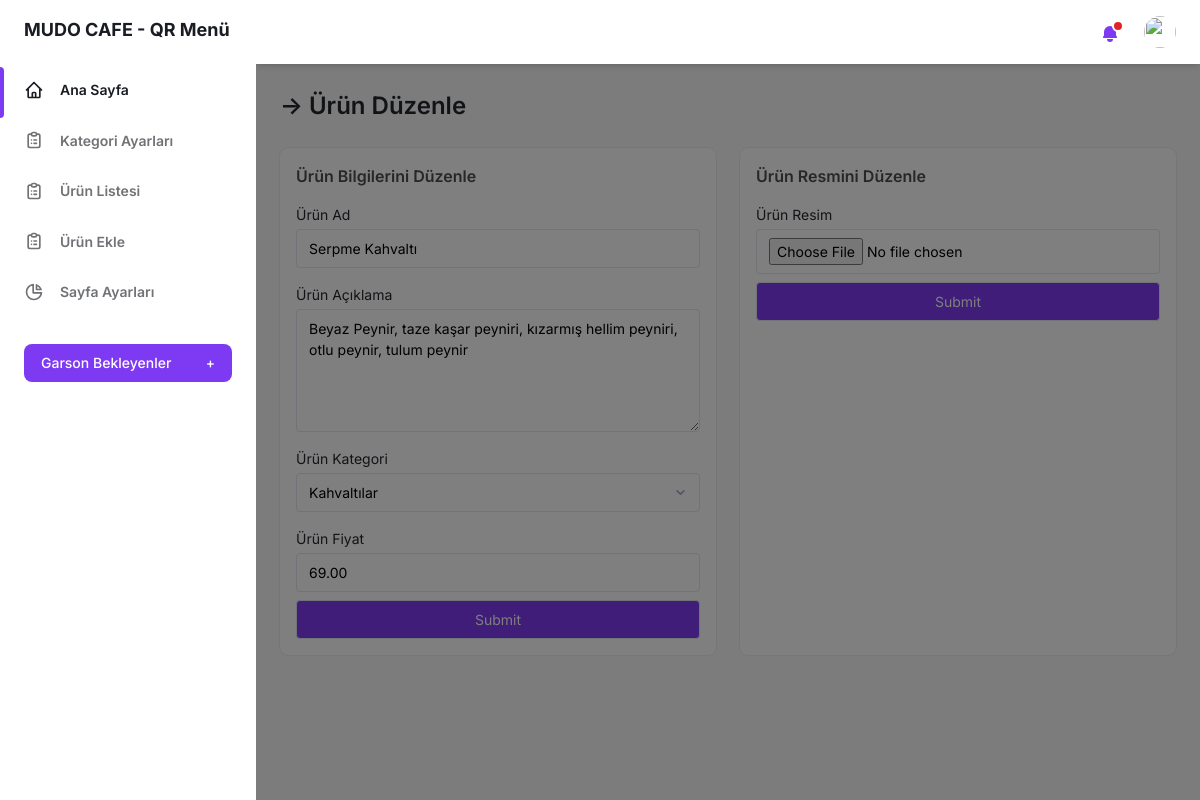
The app's page /admin-panel/urun-duzenle.php?id=1 (signed in) with its own data.
### tables this page shows
CREATE TABLE IF NOT EXISTS `urun_tablosu` (
  `urun_id` int(11) NOT NULL AUTO_INCREMENT,
  `urun_ad` varchar(100) NOT NULL,
  `urun_aciklama` varchar(400) DEFAULT NULL,
  `urun_kategori` int(3) NOT NULL,
  `urun_fiyat` varchar(5) NOT NULL,
  `urun_gorsel` varchar(50) NOT NULL,
  `urun_sira` int(3) NOT NULL DEFAULT '999',
  PRIMARY KEY (`urun_id`)
);

### admin-panel/urun-duzenle.php (the view, shortened to what this page needs)
<?php
include("login-kontrol.php");
$id = $_GET["id"];
$sorgu = $db->prepare("SELECT * FROM urun_tablosu WHERE urun_id=:id");
$sorgu->execute(array(":id" => $id));
$row = $sorgu->fetch(PDO::FETCH_ASSOC);
$ukat = $row["urun_kategori"];
?>
<!DOCTYPE html>
<html :class="{ 'theme-dark': dark }" x-data="data()" lang="tr">
<head>
    <link rel="stylesheet" href="./assets/css/tailwind.output.css" />
</head>
<body>
    <div class="flex h-screen bg-gray-50 dark:bg-gray-900" :class="{ 'overflow-hidden': isSideMenuOpen}">
        <?php include("sidebar.php"); ?>
        <div class="flex flex-col flex-1">
            <?php include("header.php"); ?>
            <main class="h-full pb-16 overflow-y-auto">
                <div class="container px-6 mx-auto grid ">
                    <h2 class="my-6 text-2xl font-semibold  text-gray-700 dark:text-gray-200">
                        &RightArrow; Ürün Düzenle
                    </h2>
                    <div class="grid gap-6 mb-8 md:grid-cols-2">
                        <div class="min-w-0 p-4 bg-white rounded-lg shadow-xs dark:bg-gray-800">
                            <h4 class="mb-4 font-semibold text-gray-600 dark:text-gray-300">
                                Ürün Bilgilerini Düzenle
                            </h4>
                            <form method="POST">
                                <label class="block text-sm">
                                    <span class="text-gray-700 dark:text-gray-400">Ürün Ad </span>
                                    <input type="text" name="urun-ad" maxlength="100" value="<?php echo $row["urun_ad"]; ?>" class="block w-full mt-1 text-sm dark:border-gray-600 dark:bg-gray-700 focus:border-purple-400 focus:outline-none focus:shadow-outline-purple dark:text-gray-300 dark:focus:shadow-outline-gray form-input" />
                                </label>
                                <label class="block mt-4 text-sm">
                                    <span class="text-gray-700 dark:text-gray-400">Ürün Açıklama</span>
                                    <textarea name="urun-aciklama" maxlength="400" class="block w-full mt-1 text-sm dark:text-gray-300 dark:border-gray-600 dark:bg-gray-700 form-textarea focus:border-purple-400 focus:outline-none focus:shadow-outline-purple dark:focus:shadow-outline-gray" rows="5"><?php echo $row["urun_aciklama"]; ?></textarea>
                                </label>
                                <label class="block mt-4 text-sm">
                                    <span class="text-gray-700 dark:text-gray-400">
                                        Ürün Kategori
                                    </span>
                                    <select name="urun-kategori" class="block w-full mt-1 text-sm dark:text-gray-300 dark:border-gray-600 dark:bg-gray-700 form-select focus:border-purple-400 focus:outline-none focus:shadow-outline-purple dark:focus:shadow-outline-gray">
                                        <?php
                                        $sorgu = $db->prepare("SELECT * FROM kategori_tablosu ORDER BY kategori_id ASC");
                                        $sorgu->execute();
                                        foreach ($sorgu as $cikti) {
                                            $kaid = $cikti["kategori_id"];
                                            $kaad = $cikti["kategori_ad"];
                                            if($ukat==$kaid){
                                                echo "<option value='$kaid' selected>$kaad</option>";
                                            }else{
                                                echo "<option value='$kaid'>$kaad</option>";
                                            }
                                        }
                                        ?>
                                    </select>
                                </label>
                                <label class="block mt-4 text-sm">
                                    <span class="text-gray-700 dark:text-gray-400">Ürün Fiyat </span>
                                    <input type="text" name="urun-fiyat" maxlength="5" value="<?php echo $row["urun_fiyat"]; ?>" class="block w-full mt-1 text-sm dark:border-gray-600 dark:bg-gray-700 focus:border-purple-400 focus:outline-none focus:shadow-outline-purple dark:text-gray-300 dark:focus:shadow-outline-gray form-input" />
                                </label>
                                <label class="block text-sm mt-2">
                                    <input type="submit" name="urun-duzenle" class="block w-full mt-1 bg-purple-600 text-sm text-white dark:border-gray-600 dark:bg-gray-700 focus:border-purple-400 focus:outline-none focus:shadow-outline-purple dark:text-gray-300 dark:focus:shadow-outline-gray form-input" />
                                </label>
                            </form>
                        </div>
                        <div class="min-w-0 p-4 bg-white rounded-lg shadow-xs dark:bg-gray-800">
                            <h4 class="mb-4 font-semibold text-gray-600 dark:text-gray-300">
                                Ürün Resmini Düzenle
                            </h4>
                            <form method="POST" enctype="multipart/form-data">
                                <label class="block text-sm mt-2">
                                    <span class="text-gray-700 dark:text-gray-400">Ürün Resim </span>
                                    <input type="file" name="urun-resim" class="block w-full mt-1 text-sm dark:border-gray-600 dark:bg-gray-700 focus:border-purple-400 focus:outline-none focus:shadow-outline-purple dark:text-gray-300 dark:focus:shadow-outline-gray form-input" />
                                </label>
                                <label class="block text-sm mt-2">
                                    <input type="submit" name="resim-duzenle" class="block w-full mt-1 bg-purple-600 text-sm text-white dark:border-gray-600 dark:bg-gray-700 focus:border-purple-400 focus:outline-none focus:shadow-outline-purple dark:text-gray-300 dark:focus:shadow-outline-gray form-input" />
                                </label>
                            </form>
                        </div>
                    </div>
                </div>
            </main>
        </div>
    </div>
</body>
</html>

### records on screen
urun_tablosu: urun-ad "Serpme Kahvaltı", urun-aciklama "Beyaz Peynir, taze kaşar peyniri, kızarmış hellim peyniri, otlu peynir, tulum peynir", urun-fiyat "69.00"

### other values on screen
form field urun-kategori "Kahvaltılar"
